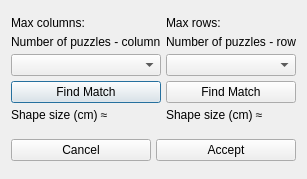
<?xml version="1.0" encoding="UTF-8"?>
<ui version="4.0">
 <class>PuzzleSetUpSettingsDialog</class>
 <widget class="QDialog" name="PuzzleSetUpSettingsDialog">
  <property name="geometry">
   <rect>
    <x>0</x>
    <y>0</y>
    <width>304</width>
    <height>179</height>
   </rect>
  </property>
  <property name="windowTitle">
   <string>Dialog</string>
  </property>
  <layout class="QVBoxLayout" name="verticalLayout_3">
   <item>
    <widget class="QWidget" name="widget" native="true">
     <layout class="QVBoxLayout" name="verticalLayout">
      <property name="spacing">
       <number>0</number>
      </property>
      <property name="leftMargin">
       <number>0</number>
      </property>
      <property name="topMargin">
       <number>0</number>
      </property>
      <property name="rightMargin">
       <number>0</number>
      </property>
      <property name="bottomMargin">
       <number>0</number>
      </property>
      <item>
       <widget class="QWidget" name="widget_4" native="true">
        <layout class="QVBoxLayout" name="verticalLayout_2">
         <property name="spacing">
          <number>0</number>
         </property>
         <property name="leftMargin">
          <number>0</number>
         </property>
         <property name="topMargin">
          <number>0</number>
         </property>
         <property name="rightMargin">
          <number>0</number>
         </property>
         <property name="bottomMargin">
          <number>0</number>
         </property>
         <item>
          <widget class="QFrame" name="frame_5">
           <layout class="QHBoxLayout" name="horizontalLayout_2">
            <property name="spacing">
             <number>5</number>
            </property>
            <property name="leftMargin">
             <number>0</number>
            </property>
            <property name="topMargin">
             <number>5</number>
            </property>
            <property name="rightMargin">
             <number>0</number>
            </property>
            <property name="bottomMargin">
             <number>5</number>
            </property>
            <item>
             <widget class="QWidget" name="widget_3" native="true">
              <layout class="QVBoxLayout" name="verticalLayout_4">
               <property name="spacing">
                <number>5</number>
               </property>
               <property name="leftMargin">
                <number>0</number>
               </property>
               <property name="topMargin">
                <number>0</number>
               </property>
               <property name="rightMargin">
                <number>0</number>
               </property>
               <property name="bottomMargin">
                <number>5</number>
               </property>
               <item>
                <widget class="QLabel" name="label_columns">
                 <property name="text">
                  <string>Max columns: </string>
                 </property>
                </widget>
               </item>
               <item>
                <widget class="QLabel" name="label_3">
                 <property name="text">
                  <string>Number of puzzles - column</string>
                 </property>
                </widget>
               </item>
               <item>
                <widget class="QComboBox" name="comboBox_column"/>
               </item>
               <item>
                <widget class="QPushButton" name="pushButton_columnMatch">
                 <property name="text">
                  <string>Find Match</string>
                 </property>
                </widget>
               </item>
               <item>
                <widget class="QWidget" name="widget_6" native="true">
                 <layout class="QHBoxLayout" name="horizontalLayout_3">
                  <property name="spacing">
                   <number>5</number>
                  </property>
                  <property name="leftMargin">
                   <number>0</number>
                  </property>
                  <property name="topMargin">
                   <number>0</number>
                  </property>
                  <property name="rightMargin">
                   <number>0</number>
                  </property>
                  <property name="bottomMargin">
                   <number>0</number>
                  </property>
                  <item>
                   <widget class="QLabel" name="label_4">
                    <property name="text">
                     <string>Shape size (cm) ≈ </string>
                    </property>
                   </widget>
                  </item>
                  <item>
                   <widget class="QLabel" name="label_ShapeSize_Columns">
                    <property name="text">
                     <string/>
                    </property>
                   </widget>
                  </item>
                 </layout>
                </widget>
               </item>
              </layout>
             </widget>
            </item>
            <item>
             <widget class="QWidget" name="widget_5" native="true">
              <layout class="QVBoxLayout" name="verticalLayout_5">
               <property name="spacing">
                <number>5</number>
               </property>
               <property name="leftMargin">
                <number>0</number>
               </property>
               <property name="topMargin">
                <number>0</number>
               </property>
               <property name="rightMargin">
                <number>0</number>
               </property>
               <property name="bottomMargin">
                <number>5</number>
               </property>
               <item>
                <widget class="QLabel" name="label_rows">
                 <property name="text">
                  <string>Max rows: </string>
                 </property>
                </widget>
               </item>
               <item>
                <widget class="QLabel" name="label">
                 <property name="text">
                  <string>Number of puzzles - row</string>
                 </property>
                </widget>
               </item>
               <item>
                <widget class="QComboBox" name="comboBox_row"/>
               </item>
               <item>
                <widget class="QPushButton" name="pushButton_row">
                 <property name="text">
                  <string>Find Match</string>
                 </property>
                </widget>
               </item>
               <item>
                <widget class="QWidget" name="widget_7" native="true">
                 <layout class="QHBoxLayout" name="horizontalLayout_4">
                  <property name="spacing">
                   <number>5</number>
                  </property>
                  <property name="leftMargin">
                   <number>0</number>
                  </property>
                  <property name="topMargin">
                   <number>0</number>
                  </property>
                  <property name="rightMargin">
                   <number>0</number>
                  </property>
                  <property name="bottomMargin">
                   <number>0</number>
                  </property>
                  <item>
                   <widget class="QLabel" name="label_5">
                    <property name="text">
                     <string>Shape size (cm) ≈ </string>
                    </property>
                   </widget>
                  </item>
                  <item>
                   <widget class="QLabel" name="label_ShapeSize_Rows">
                    <property name="text">
                     <string/>
                    </property>
                   </widget>
                  </item>
                 </layout>
                </widget>
               </item>
              </layout>
             </widget>
            </item>
           </layout>
          </widget>
         </item>
        </layout>
       </widget>
      </item>
      <item>
       <widget class="QWidget" name="widget_2" native="true">
        <property name="sizePolicy">
         <sizepolicy hsizetype="Minimum" vsizetype="Minimum">
          <horstretch>0</horstretch>
          <verstretch>0</verstretch>
         </sizepolicy>
        </property>
        <property name="minimumSize">
         <size>
          <width>0</width>
          <height>30</height>
         </size>
        </property>
        <layout class="QHBoxLayout" name="horizontalLayout_5">
         <property name="spacing">
          <number>5</number>
         </property>
         <property name="leftMargin">
          <number>0</number>
         </property>
         <property name="topMargin">
          <number>0</number>
         </property>
         <property name="rightMargin">
          <number>0</number>
         </property>
         <property name="bottomMargin">
          <number>0</number>
         </property>
         <item>
          <widget class="QPushButton" name="pushButton_Cancel">
           <property name="text">
            <string>Cancel</string>
           </property>
          </widget>
         </item>
         <item>
          <widget class="QPushButton" name="pushButton_Accept">
           <property name="text">
            <string>Accept</string>
           </property>
          </widget>
         </item>
        </layout>
       </widget>
      </item>
     </layout>
    </widget>
   </item>
  </layout>
 </widget>
 <resources/>
 <connections/>
</ui>
